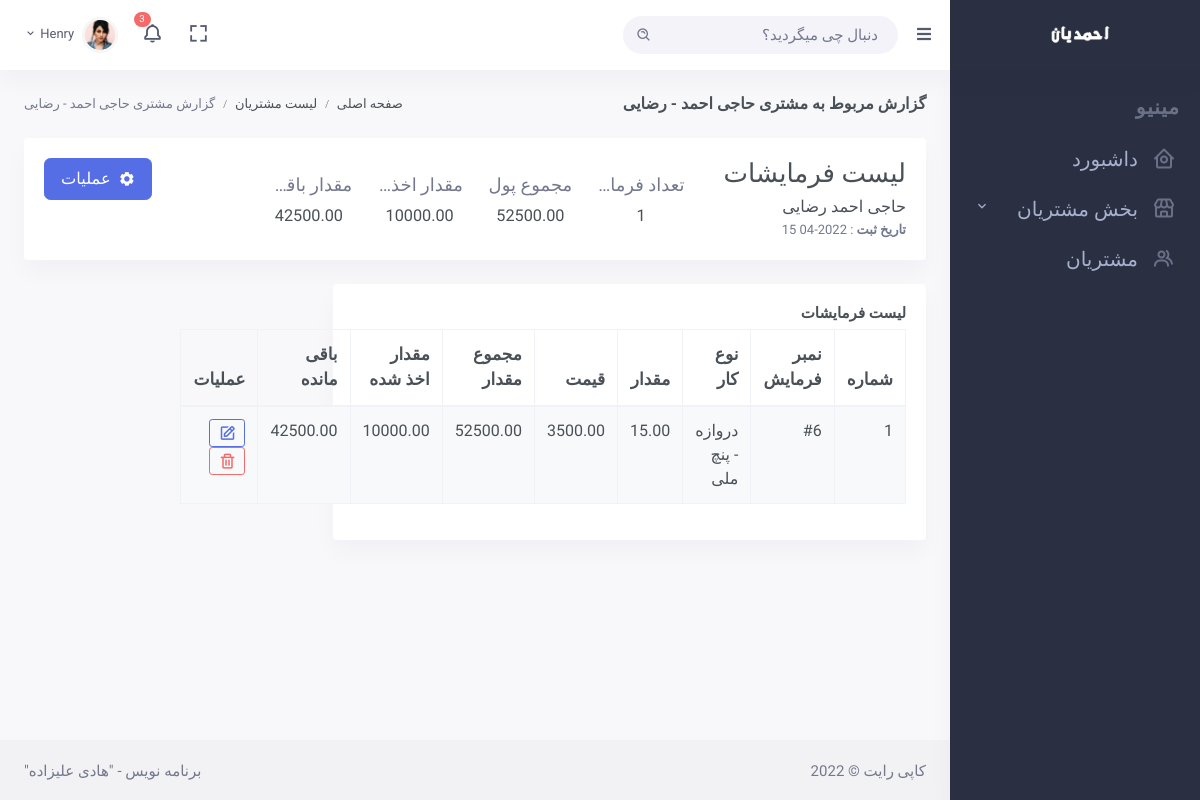
Screenshot of /customer/2/report/ with the database file from the repository.
### customers/models.py (models this page shows, shortened)
class Customer(models.Model):
    name = models.CharField(max_length=200, verbose_name="اسم مشتری")
    last_name = models.CharField(max_length=200, verbose_name="تخلص مشتری")
    phone_number  = models.CharField(max_length=15, verbose_name="شماره تماس مشتری")
    social_number = models.CharField(max_length=15, verbose_name="شماره واتساپ", null=True, blank=True)
    address = models.CharField(max_length=200, verbose_name="آدرس مشتری")
    created = models.DateTimeField(auto_now_add=True)
    class Meta:
        ordering = ('-created', )

### orders/models.py (models this page shows, shortened)
class Order(models.Model):
    DIRECTION = (
        ("راست", "راست"),
        ("چپ", "چپ"),
    )
    customer = models.ForeignKey(Customer, on_delete=models.CASCADE)
    service_name = models.ForeignKey(Category, on_delete=models.CASCADE)
    height = models.DecimalField(max_digits=10, decimal_places=2, verbose_name="قد", null=True, blank=True)
    width = models.DecimalField(max_digits=10, decimal_places=2, verbose_name="بر", null=True, blank=True)
    depth = models.DecimalField(max_digits=10, decimal_places=2, verbose_name="عمق", null=True, blank=True)
    direction = models.CharField(max_length=30, choices=DIRECTION, default="راست", null=True,  blank=True)
    quantity = models.DecimalField(max_digits=6, decimal_places=2, default=0, verbose_name="مقدار / تعداد")
    price = models.DecimalField(max_digits=10, decimal_places=2, default=0, verbose_name="قیمت فی واحد")
    total = models.DecimalField(max_digits=10, decimal_places=2, default=0, verbose_name="مجموع")
    paid_amount = models.DecimalField(max_digits=10, decimal_places=2, default=0, verbose_name="مقدار پرداخت شده")
    remain_amount = models.DecimalField(max_digits=10, decimal_places=2, default=0, verbose_name="مقدار باقی مانده")
    type = models.CharField(max_length=200, verbose_name="نوعیت کار")
    order_date = jmodels.jDateField(auto_now_add=True)

class Category(models.Model):
    name = models.CharField(max_length=200)
    def __str__(self):
        return f"{self.id}"

### customers/views.py (the view)
# urls.py: path("customer/<str:pk>/report/", views.customer_report_view, name="customer-report"),
def customer_report_view(request,pk):
    customer = Customer.objects.get(pk=pk)
    orders = customer.order_set.all()
    categories = Category.objects.all()
    count = orders.count()
    total_amount = 0
    paid = 0
    remain = 0
    for order in orders:
        total_amount += order.total
        paid += order.paid_amount
        remain += order.remain_amount
    context = {
        "customer" : customer,
        "count" : count,
        "total_amount" : total_amount,
        "paid" : paid,
        "remain" : remain,
        "orders" : orders,
        "categories" : categories
    }
    return render(request, "customers/report.html", context)

### customers/templates/customers/report.html (shortened to what this page needs)
{% extends 'main.html' %}
{% load static %}
{% load crispy_forms_tags %}
{% block page_title %}
گزارش مربوط به مشتری {{customer.name}} - {{customer.last_name}}
{% endblock page_title %}
{% block breadcrumb %}
<div class="page-title-right">
    <ol class="breadcrumb m-0">
        <li class="breadcrumb-item"><a href="/">صفحه اصلی</a></li>
        <li class="breadcrumb-item"><a href="{% url 'customer-list' %}">لیست مشتریان</a></li>
        <li class="breadcrumb-item active">
            {% if customer %}
            گزارش مشتری {{customer.name}} - {{customer.last_name}}
            {% else %}
            ثبت مشتری جدید
            {% endif %}
        </li>
    </ol>
</div>
{% endblock breadcrumb %}
{% block content %}
<div class="row">
    <div class="col-lg-12">
        <div class="card">
            <div class="card-body">
                <div class="row">
                    <div class="col-lg-3">
                        <div class="media">
                            <div class="media-body align-self-center">
                                <div class="text-muted">
                                    <h2 class="mb-2">لیست فرمایشات</h2>
                                    <h5 class="mb-1">{{customer.name}} {{customer.last_name}}</h5>
                                    <p class="mb-0"> <b>تاریخ ثبت</b> : {{customer.created|date:"Y-m d"}}  </p>
                                </div>
                            </div>
                        </div>
                    </div>
                    <div class="col-lg-6 align-self-center">
                        <div class="text-lg-center mt-4 mt-lg-0">
                            <div class="row">
                                <div class="col-3">
                                    <div>
                                        <p class="text-muted text-truncate mb-2 font-size-18">تعداد فرمایشات</p>
                                        <h5 class="mb-0">{{count}}</h5>
                                    </div>
                                </div>
                                <div class="col-3">
                                    <div>
                                        <p class="text-muted text-truncate mb-2 font-size-18">مجموع پول</p>
                                        <h5 class="mb-0">{{total_amount}}</h5>
                                    </div>
                                </div>
                                <div class="col-3">
                                    <div>
                                        <p class="text-muted text-truncate mb-2 font-size-18">مقدار اخذ شده</p>
                                        <h5 class="mb-0">{{paid}}</h5>
                                    </div>
                                </div>
                                <div class="col-3">
                                    <div>
                                        <p class="text-muted text-truncate mb-2 font-size-18">مقدار باقی مانده</p>
                                        <h5 class="mb-0">{{remain}}</h5>
                                    </div>
                                </div>
                            </div>
                        </div>
                    </div>
                    <div class="col-lg-3 d-none d-lg-block">
                        <div class="clearfix  mt-4 mt-lg-0">
                            <div class="dropdown float-right">
                                <button class="btn btn-primary dropdown-toggle btn-lg" type="button" data-toggle="dropdown" aria-haspopup="true" aria-expanded="false">
                                    <i class="bx bxs-cog align-middle mr-1"></i>  عملیات
                                </button>
                            </div>
                        </div>
                    </div>
                </div>
            </div>
        </div>
    </div>
</div>
<div class="row">
    <div class="col-lg-8">
        <div class="card">
            <div class="card-body">
                <h3 class="card-title">لیست فرمایشات</h3>
                <table class="table table-striped table-bordered">
                    <thead>
                        <tr>
                            <th class="font-size-17">شماره</th>
                            <th class="font-size-17">نمبر فرمایش</th>
                            <th class="font-size-17">نوع کار</th>
                            <th class="font-size-17">مقدار</th>
                            <th class="font-size-17">قیمت</th>
                            <th class="font-size-17">مجموع مقدار</th>
                            <th class="font-size-17">مقدار اخذ شده</th>
                            <th class="font-size-17">باقی مانده</th>
                            <th class="font-size-17">عملیات</th>
                        </tr>
                    </thead>
                    <tbody>
                        {% for order in orders %}
                        <tr>
                            <td class="font-size-16">{{forloop.counter}}</td>
                            <td class="font-size-16">#{{order.id}}</td>
                            <td class="font-size-16">{{order.service_name.name}} - {{order.type}}</td>
                            <td class="font-size-16">{{order.quantity}}</td>
                            <td class="font-size-16">{{order.price}}</td>
                            <td class="font-size-16">{{order.total}}</td>
                            <td class="font-size-16">{{order.paid_amount}}</td>
                            <td class="font-size-16">{{order.remain_amount}}</td>
                            <td class="font-size-16">
                                <button
                                data-toggle="modal"
                                data-target="#update-order"
                                data-id="{{order.id}}"
                                data-service="{{order.service_name}} - {{order.type}}"
                                data-quantity="{{order.quantity}}"
                                data-price="{{order.price}}"
                                data-paid_amount="{{order.paid_amount}}"
                                data-type="{{order.type}}"
                                data-direction="{{order.direction}}"
                                data-height="{{order.height}}"
                                data-width="{{order.width}}"
                                data-depth="{{order.depth}}"
                                data-customer="{{order.customer.id}}"
                                class="btn btn-outline-primary btn-sm update-btns">
                                    <i class="bx bx-edit align-middle font-size-18"></i>
                                </button>
                                <button
                                data-target="#delete-order"
                                data-toggle="modal"
                                data-id="{{order.id}}"
                                data-customer="{{order.customer.id}}"
                                class="btn btn-outline-danger btn-sm delete-btns">
                                    <i class="bx bx-trash align-middle font-size-18"></i>
                                </button>
                            </td>
                        </tr>
                        {% endfor %}
                    </tbody>
                </table>
            </div>
        </div>
    </div>
    <div class="col-lg-4"></div>
</div>
{% endblock content %}

### static/assets/css/main.css (style rules this page uses)
body { font-family: 'Baloo Bhaijaan 2', cursive !important; }

### rows the page displays
Customer: name "حاجی احمد", last_name "رضایی", created "2022-04 15"
Order: id "6", service_name.name "دروازه", type "پنچ ملی", quantity "15.00", price "3500.00", total "52500.00", paid_amount "10000.00", remain_amount "42500.00"

### other values shown
{{ count }} "1"
{{ total_amount }} "52500.00"
{{ paid }} "10000.00"
{{ remain }} "42500.00"
